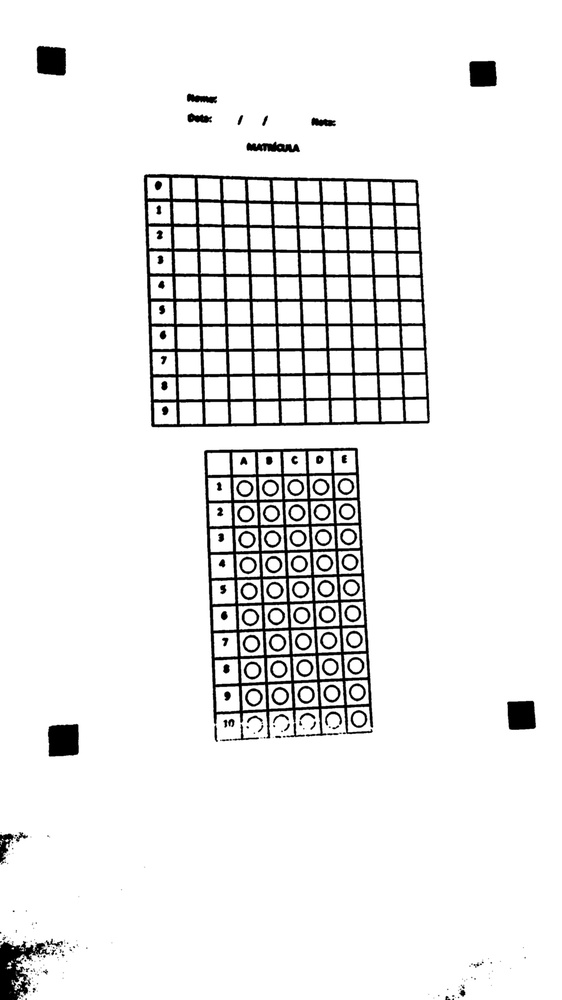
//> input picture projeto3u/teste.jpg, 562 x 1000 px, shrunk from 1836 x 3264 before the run
$ ./cor teste.jpg out.png   (built with g++ and OpenCV 4)
//> lines starting //> are read from the running program, lines starting //| are printed output that depends on the picture; after the words box and inside, x2 and y2 are one past the last pixel; in counts of white or black regions, pixels touching at a corner belong together
#include <iostream>
#include <opencv2/opencv.hpp>
#include <math.h>
using namespace std;
using namespace cv;


int main(int argvc, char** argv){
	Mat image=imread(argv[1],CV_LOAD_IMAGE_GRAYSCALE);
//> image is the input picture: 1000 rows x 562 cols, CV_8UC1; min 0, max 255, mean 237.4

	if(image.cols>image.rows){
	flip(image,image,0);
 	transpose(image,image);
	}

	for(int i=0;i<3;i++){
	blur(image,image,Size(2,2));
 	threshold(image,image,0,255,CV_THRESH_BINARY | CV_THRESH_OTSU);

 	}
//> this loop made 3 passes
//> pass 1, `threshold(image,image,0,255,CV_THRESH_BINARY | CV_THRESH_OTSU);`:
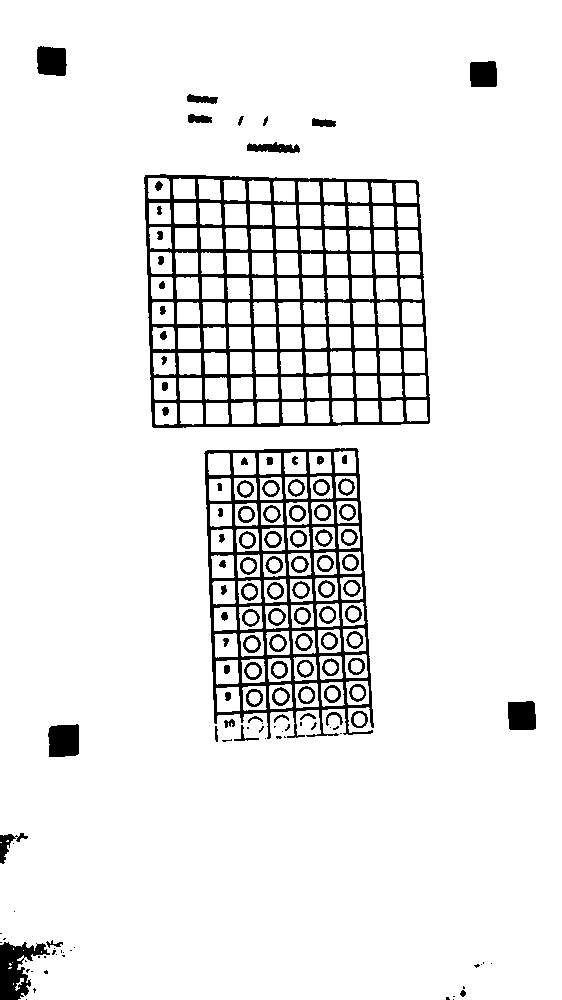
//> image: 1000 rows x 562 cols, CV_8UC1; 92.4% white; 137 black regions (44 under 20 px), largest, box (x1, y1, x2, y2) and area: (144, 174, 430, 428) 18332, (204, 448, 374, 739) 11164, (0, 942, 50, 1000) 1526
//> after the loop:
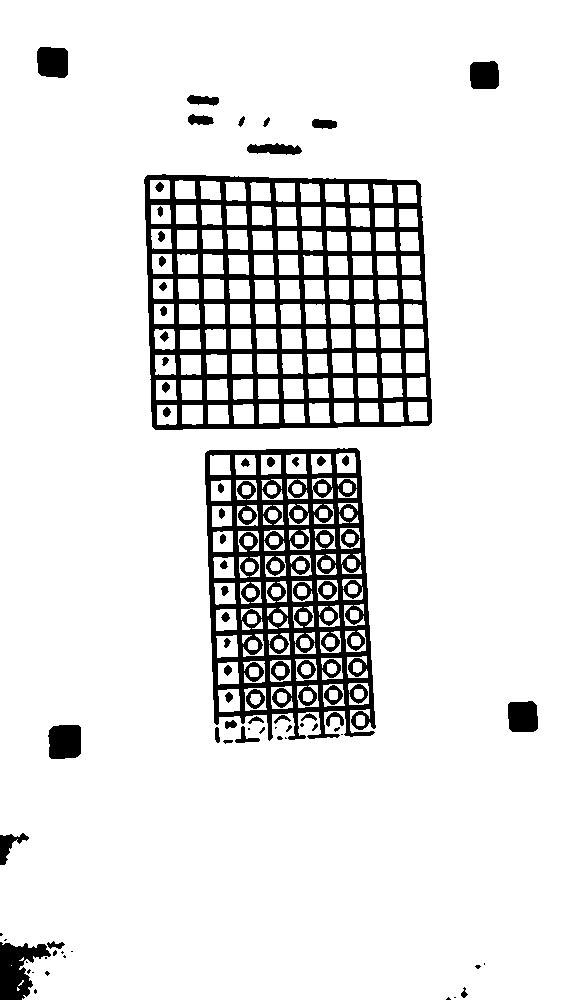
//> image: 1000 rows x 562 cols, CV_8UC1; 89% white; 79 black regions (24 under 20 px), largest, box (x1, y1, x2, y2) and area: (144, 174, 432, 430) 27792, (205, 448, 376, 741) 24053, (0, 942, 51, 1000) 1730

  	Rect regiao_quadrado[4];
  	regiao_quadrado[0]=Rect(0,0,image.rows/6,image.cols/6);
  	Mat quadrado=image(regiao_quadrado[0]);
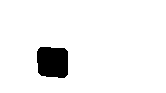
//> quadrado: 93 rows x 166 cols, CV_8UC1; 94.3% white; 1 black region, box (x1, y1, x2, y2) and area: (37, 47, 68, 78) 876

  	int area_quadrado[4]={0};
 	CvPoint origem[4];
 	for(int i=0;i<4;i++){
 		origem[i].x=0;
 		origem[i].y=0;
 	}

	for(int i=0;i<quadrado.rows;i++){
 		for(int j=0;j<quadrado.cols;j++){
 			if(quadrado.at<uchar>(i,j)==0)area_quadrado[0]++;
 			if(area_quadrado[0]==1){
 				origem[0].x=j;
 				origem[0].y=i;
 			}
 		}
 	}
//> after the loop, area_quadrado = [876, 0, 0, 0]; origem = 4 Points (x, y): [40, 47], [0, 0], [0, 0], [0, 0]


	CvPoint	centros_quadrados_teoricos[4];
 	CvPoint centros_quadrados_reais[4];
 	int lado_quadrado[4];
 	lado_quadrado[0]=int(sqrt(area_quadrado[0])); //cout<<lado_quadrado[0];
//> lado_quadrado = [29, 0, 0, 0]

 	centros_quadrados_teoricos[0].x=origem[0].x+lado_quadrado[0]/2;
//> centros_quadrados_teoricos = 4 Points (x, y): [54, 0], [0, 0], [0, 0], [0, 0]
 	centros_quadrados_teoricos[0].y=origem[0].y+lado_quadrado[0]/2;
//> centros_quadrados_teoricos = 4 Points (x, y): [54, 61], [0, 0], [0, 0], [0, 0]
 	centros_quadrados_reais[0]=centros_quadrados_teoricos[0];
//> centros_quadrados_reais = 4 Points (x, y): [54, 61], [0, 0], [0, 0], [0, 0]
	int corte_horizontal_y=29.5*lado_quadrado[0];
//> corte_horizontal_y = 855

	Rect corte_horizontal=Rect(0,0,image.cols,corte_horizontal_y);
//> corte_horizontal = Rect(0, 0, 562, 855)
	image=image(corte_horizontal);
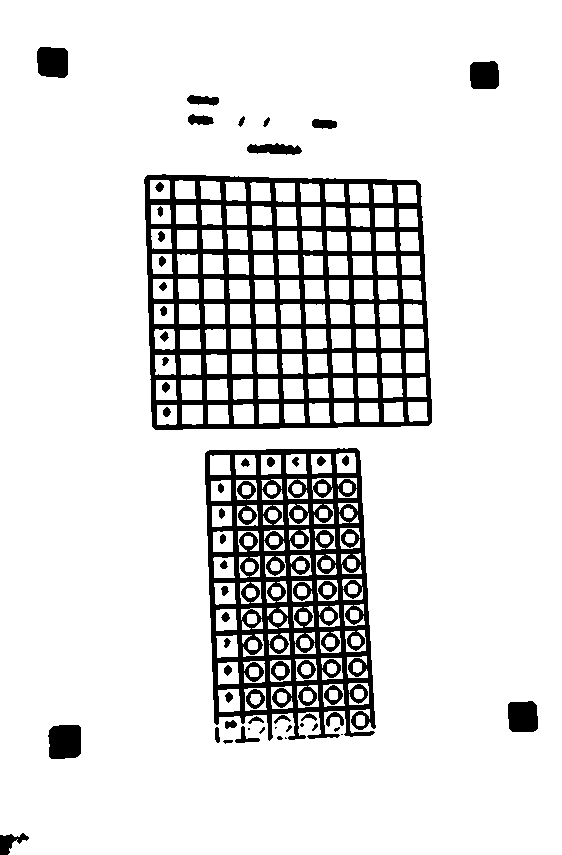
//> image: 855 rows x 562 cols, CV_8UC1; 87.6% white; 60 black regions (8 under 20 px), largest, box (x1, y1, x2, y2) and area: (144, 174, 432, 430) 27792, (205, 448, 376, 741) 24053, (48, 725, 81, 759) 1034

  	regiao_quadrado[1]=Rect(4*image.cols/6,0, image.cols/3 , image.rows/6);
	regiao_quadrado[2]=Rect(0,5*image.rows/6,image.cols/6,image.rows/6);
  	regiao_quadrado[3]=Rect(5*image.cols/6,5*image.rows/6,image.cols/6 ,image.rows/6);


	centros_quadrados_teoricos[2].x=centros_quadrados_teoricos[0].x;
//> centros_quadrados_teoricos = 4 Points (x, y): [54, 61], [0, 0], [54, 0], [0, 0]
	centros_quadrados_teoricos[2].y=centros_quadrados_teoricos[0].y+26*lado_quadrado[0];
//> centros_quadrados_teoricos = 4 Points (x, y): [54, 61], [0, 0], [54, 815], [0, 0]
	centros_quadrados_teoricos[1].x=centros_quadrados_teoricos[0].x+lado_quadrado[0]*17.5;
//> centros_quadrados_teoricos = 4 Points (x, y): [54, 61], [561, 0], [54, 815], [0, 0]
	centros_quadrados_teoricos[1].y=centros_quadrados_teoricos[0].x;
//> centros_quadrados_teoricos = 4 Points (x, y): [54, 61], [561, 54], [54, 815], [0, 0]
	centros_quadrados_teoricos[3].y=centros_quadrados_teoricos[2].y;
//> centros_quadrados_teoricos = 4 Points (x, y): [54, 61], [561, 54], [54, 815], [0, 815]
	centros_quadrados_teoricos[3].x=centros_quadrados_teoricos[2].x+17.5*lado_quadrado[0];
//> centros_quadrados_teoricos = 4 Points (x, y): [54, 61], [561, 54], [54, 815], [561, 815]


	for(int k=1; k<4 ; k++){// achando os tamanhos dos lados e as áreas

 	quadrado=image(regiao_quadrado[k]);


 	for(int i=0;i<quadrado.rows;i++){
 		for(int j=0;j<quadrado.cols;j++)if(quadrado.at<uchar>(i,j)==0)area_quadrado[k]++;
 	}
    lado_quadrado[k]=int(sqrt(area_quadrado[k]));
    }
//> this loop made 3 passes
//> pass 1, `quadrado=image(regiao_quadrado[k]);`:
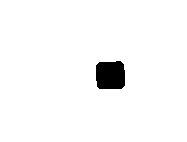
//> quadrado: 142 rows x 187 cols, CV_8UC1; 97.2% white; 1 black region, box (x1, y1, x2, y2) and area: (96, 61, 125, 89) 754
//> after the loop, area_quadrado = [876, 754, 1341, 570]


    for(int k=1; k<4 ; k++){ //achando os centros reais com a fórmula do centro de massa

 	quadrado=image(regiao_quadrado[k]);
	int x_centro,y_centro;
	unsigned int somaM=0;
	for(int i=0; i<quadrado.rows;i++){
		for(int j=0;j<quadrado.cols;j++){
			quadrado.at<uchar>(i,j)=255-quadrado.at<uchar>(i,j); //deixando a imagem negativa
			somaM+=quadrado.at<uchar>(i,j); //calculando a "massa total"
		}
	}
	int soma_x=0,soma_y=0;
	for(int i=0; i<quadrado.rows;i++){
		for(int j=0;j<quadrado.cols;j++){
			soma_x+=quadrado.at<uchar>(i,j)*i;
			soma_y+=quadrado.at<uchar>(i,j)*j;

		}
	}
	x_centro=soma_x/somaM;
	y_centro=soma_y/somaM;
	centros_quadrados_reais[k].x=y_centro;
	centros_quadrados_reais[k].y=x_centro;
	for(int i=0; i<quadrado.rows;i++){
		for(int j=0;j<quadrado.cols;j++){
			quadrado.at<uchar>(i,j)=255-quadrado.at<uchar>(i,j); //"desnegativando"
		}
	}

 	}
//> this loop made 3 passes
//> (somaM, soma_x, soma_y, x_centro, y_centro) on passes 1 to 3: (192270, 14402400, 21159900, 74, 110), (341955, 17906100, 17762790, 52, 51), (145350, 1347930, 7950390, 9, 54)
centros_quadrados_reais[1].x+=4*image.cols/6;
//> centros_quadrados_reais = 4 Points (x, y): [54, 61], [484, 74], [51, 52], [54, 9]
centros_quadrados_reais[2].y+=5*image.rows/6;
//> centros_quadrados_reais = 4 Points (x, y): [54, 61], [484, 74], [51, 764], [54, 9]
centros_quadrados_reais[3].y+=5*image.rows/6;
//> centros_quadrados_reais = 4 Points (x, y): [54, 61], [484, 74], [51, 764], [54, 721]
centros_quadrados_reais[3].x+=5*image.cols/6;
//> centros_quadrados_reais = 4 Points (x, y): [54, 61], [484, 74], [51, 764], [522, 721]

// [9 lines of commented-out code are left out]

	Point2f teoricos[4]; //a função getPerspective só aceita Point2f
	Point2f reais[4];
	for(int k=0;k<4;k++){
		teoricos[k].x=centros_quadrados_teoricos[k].x;
		teoricos[k].y=centros_quadrados_teoricos[k].y;
		reais[k].x=centros_quadrados_reais[k].x;
		reais[k].y=centros_quadrados_reais[k].y;
	}
	Point2f auxiliar;
	auxiliar=teoricos[2];
//> auxiliar = Point(54, 815)
	teoricos[2]=teoricos[3];
//> teoricos = 4 Points (x, y): [54, 61], [561, 54], [561, 815], [561, 815]
	teoricos[3]=auxiliar;
//> teoricos = 4 Points (x, y): [54, 61], [561, 54], [561, 815], [54, 815]
	auxiliar=reais[2];
//> auxiliar = Point(51, 764)
	reais[2]=reais[3];
//> reais = 4 Points (x, y): [54, 61], [484, 74], [522, 721], [522, 721]
	reais[3]=auxiliar;
//> reais = 4 Points (x, y): [54, 61], [484, 74], [522, 721], [51, 764]

	// [5 lines of commented-out code are left out]


	Mat corrigida;

	Mat matriz_transformacao_perspectiva=getPerspectiveTransform(reais,teoricos);
//> matriz_transformacao_perspectiva = [[1.07, 0.0125, -4.56], [-0.0626, 1.19, -8.3], [-0.000197, 0.000146, 1]]
	warpPerspective(image,corrigida,matriz_transformacao_perspectiva,image.size());

	unsigned int matricula[10]={0},x_inicial,y_inicial,lin,col;
	unsigned long long int soma_local;
	unsigned long long int soma_total[10]={0};
	for (int i = 0; i < 10; i++){
		for (int j = 0; j < 10; j++){
			soma_local = 0;
			x_inicial = centros_quadrados_reais[0].y + 4.5 * lado_quadrado[0] + j *lado_quadrado[0];
			y_inicial = centros_quadrados_reais[0].x + 4.5 * lado_quadrado[0] + i *lado_quadrado[0];
			for (col = y_inicial + lado_quadrado[0]/3; col < y_inicial + 2*lado_quadrado[0]/3; col++){
				for (lin = x_inicial + lado_quadrado[0]/3; lin < x_inicial + 2*lado_quadrado[0]/3; lin++){
					soma_local += corrigida.at<uchar>(lin,col);
					corrigida.at<uchar>(col,lin)=100;
				}
			}
			soma_total[j]=soma_local;
		}
		unsigned long long int min=area_quadrado[0]*255/9;
		int min_pos=-1;//botei -1 só pra parar de aparecer warninr unitilized
		for(int i=0;i<10;i++){
			if(soma_total[i]<min){
				min=soma_total[i];
				min_pos=i;
			}
		}
		cout<<min_pos;

	}
//> this loop made 10 passes
//> (soma_local, y_inicial, min, min_pos) on passes 1 to 10: (25500, 184, 24820, -1), (25500, 213, 24105, 0), (25500, 242, 24105, 0), (25500, 271, 24105, 0), (25500, 300, 24105, 0), (25500, 329, 24105, 0), (25500, 358, 24105, 0), (25500, 387, 24105, 0), (25500, 416, 24105, 0), (25035, 445, 24105, 0)
//| -10000000
//> (output is shown up to pass 8 of 10)
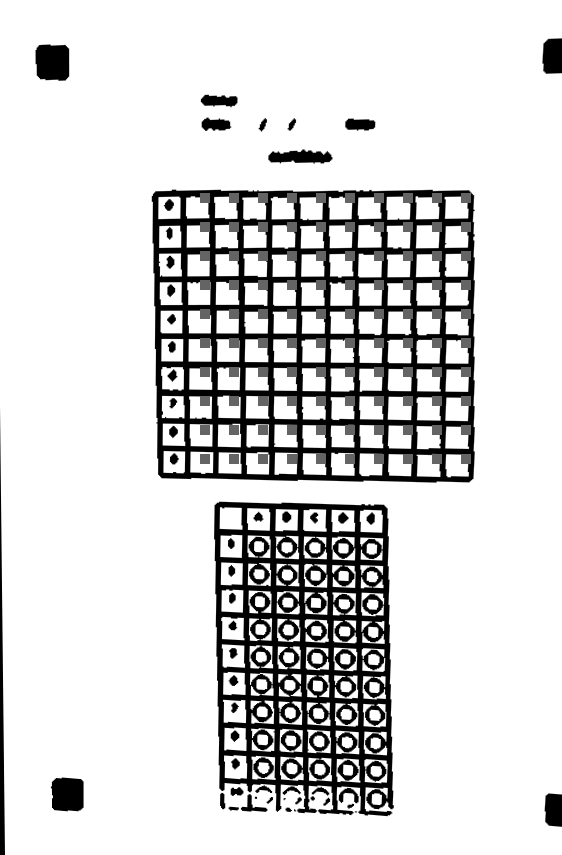
//> corrigida: 855 rows x 562 cols, CV_8UC1; min 0, max 255, mean 214.1
//> after the loop, soma_local = 25035; x_inicial = 452; y_inicial = 445; soma_total = [24105, 24105, 24105, 24105, 24105, 24105, 24105, 24105, 24105, 25035]

	//for(int k=0;k<10;k++)cout<<matricula[k];
	cout<<endl;
	unsigned int respostas[10]={0};
	char resp_letras[10];
	//Achando o primeiro quadrado (totalmente branco) da tabela de respostas
	//servirá como comparativo pra saber se tá preenchido ou n

	for (int i = 0; i < 10; i++){
		for (int j = 0; j < 5; j++){
			soma_local = 0;
			x_inicial = centros_quadrados_reais[0].y + 16.5 * lado_quadrado[0] + i*lado_quadrado[0];
			y_inicial = centros_quadrados_reais[0].x + 6.5 * lado_quadrado[0] + j*lado_quadrado[0];
			for (lin = x_inicial + lado_quadrado[0]/3; lin < x_inicial + 2 * lado_quadrado[0]/3; lin++){
				for (col = y_inicial + lado_quadrado[0]/3; col < y_inicial + 2*lado_quadrado[0]/3; col++){
					soma_local += corrigida.at<uchar>(lin,col);
					corrigida.at<uchar>(lin,col)=100;
				}
			}
			respostas[j] = soma_local;
		}
		unsigned long long int min=area_quadrado[0]*255/9;
		int min_pos=-1;
		for(int i=0;i<5;i++){
			if(respostas[i]<min){
				min=respostas[i];
				min_pos=i;
			}
		}
		switch(min_pos){
			case 0:
				resp_letras[i] = 'A';
			break;
			case 1:
				resp_letras[i] = 'B';
			break;
			case 2:
				resp_letras[i] = 'C';
			break;
			case 3:
				resp_letras[i] = 'D';
			break;
			case 4:
				resp_letras[i] = 'E';
			break;
		}
		cout<<resp_letras[i];

	}
//> this loop made 10 passes
//> (soma_local, x_inicial, min, min_pos) on passes 1 to 10: (15572, 539, 12016, 0), (14239, 568, 9519, 0), (13263, 597, 8160, 1), (9143, 626, 7295, 3), (7850, 655, 6733, 3), (6638, 684, 6638, 4), (6851, 713, 6851, 4), (8912, 742, 8698, 0), (10519, 771, 10076, 0), (15248, 800, 15248, 4)
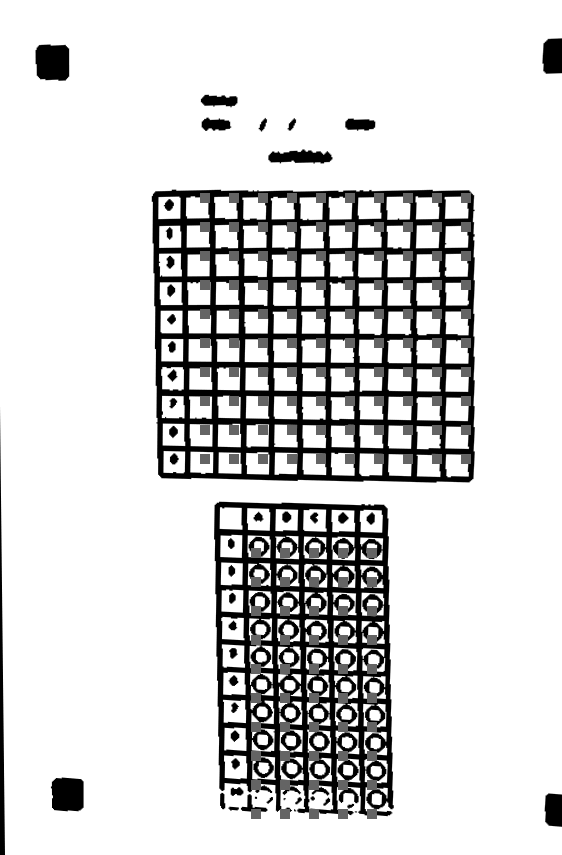
//> corrigida: 855 rows x 562 cols, CV_8UC1; 1.04% of pixels changed, all inside (x1, y1, x2, y2) = (251, 548, 377, 819)
//> after the loop, soma_local = 15248; x_inicial = 800; y_inicial = 358; respostas = [20261, 22591, 18267, 16355, 15248, 0, 0, 0, 0, 0]
	cout<<endl;


 // [4 lines of commented-out code are left out]

 	imwrite(argv[2],corrigida);
	//imwrite("original.jpg",image);
	//waitKey(0);
}
